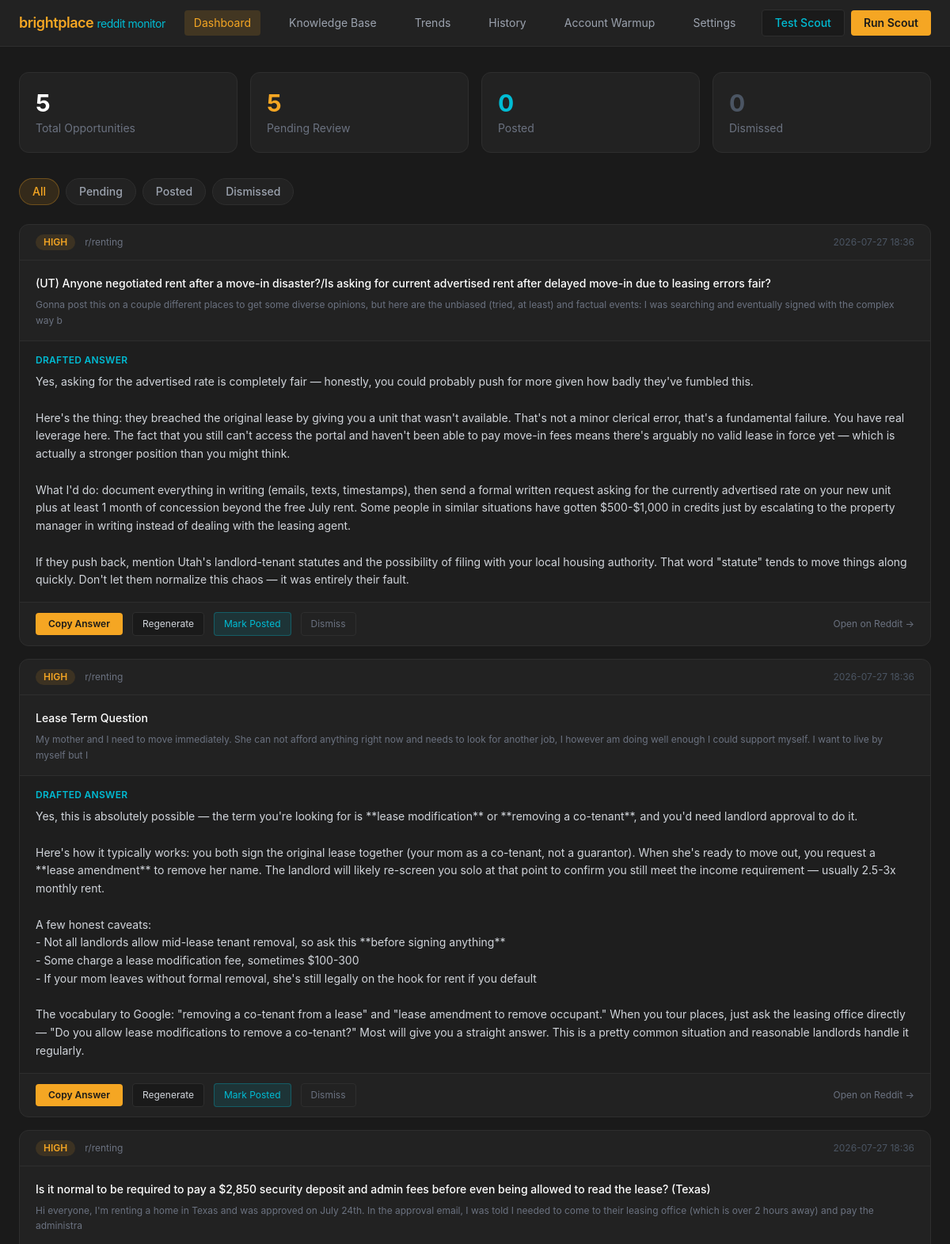
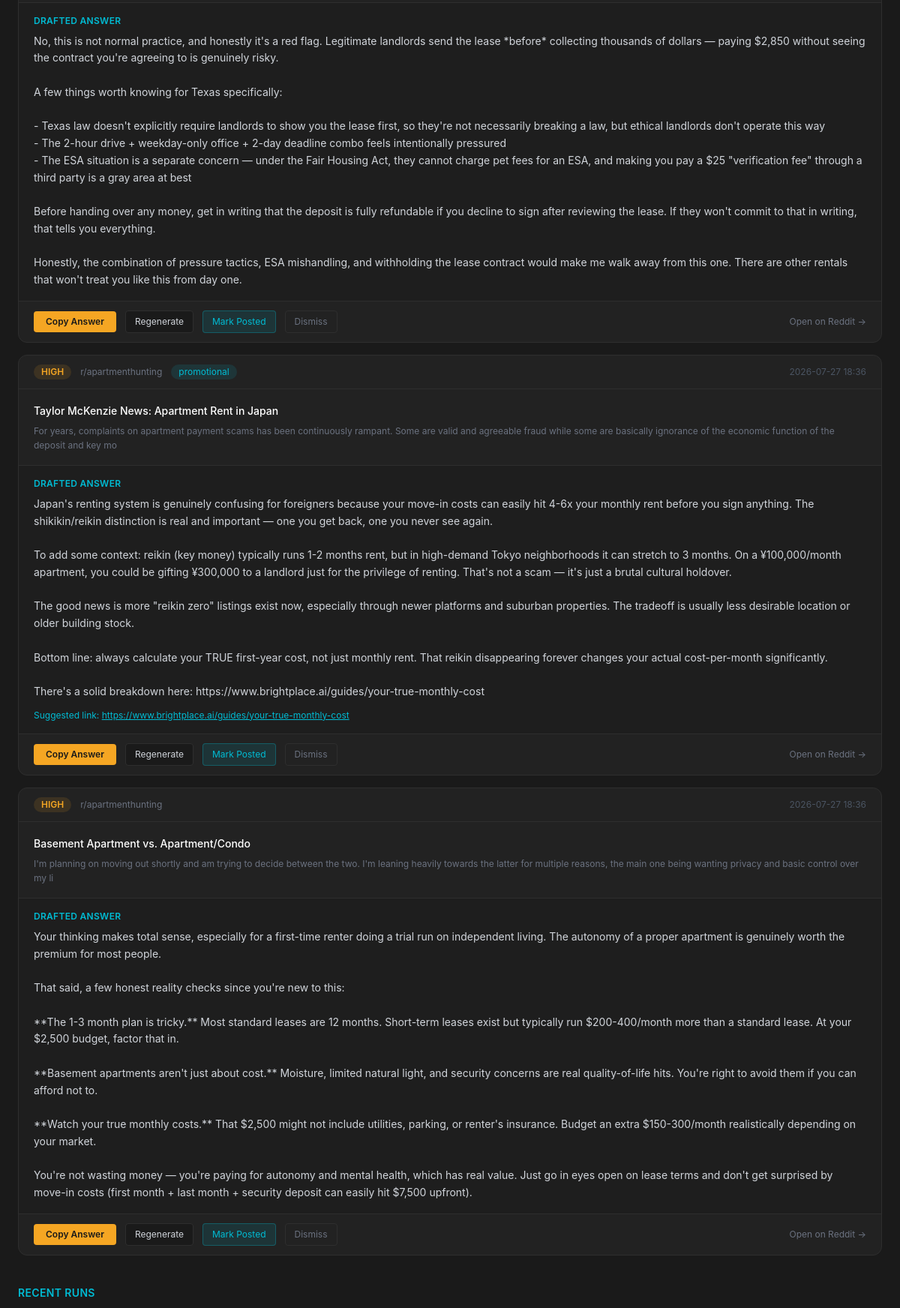
The page / (upper part) on the database its author committed (2 pictures, top to bottom).
### tables this page shows
CREATE TABLE opportunities (
            id INTEGER PRIMARY KEY AUTOINCREMENT,
            run_id INTEGER,
            subreddit TEXT NOT NULL,
            post_title TEXT NOT NULL,
            post_body TEXT DEFAULT '',
            post_url TEXT UNIQUE NOT NULL,
            post_author TEXT DEFAULT '',
            relevance TEXT DEFAULT 'MEDIUM',
            link_opportunity TEXT DEFAULT 'NONE',
            suggested_link TEXT DEFAULT '',
            drafted_answer TEXT DEFAULT '',
            is_promotional INTEGER DEFAULT 0,
            status TEXT DEFAULT 'pending',
            created_at TEXT DEFAULT CURRENT_TIMESTAMP,
            FOREIGN KEY (run_id) REFERENCES scout_runs(id)
        );

### app.py (the view)
@app.get("/", response_class=HTMLResponse)
async def dashboard(request: Request, status: str = None):
    opps = get_opportunities(status=status, limit=50)
    runs = get_runs(limit=5)
    stats = {
        "total": len(get_opportunities(limit=1000)),
        "pending": len(get_opportunities(status="pending", limit=1000)),
        "posted": len(get_opportunities(status="posted", limit=1000)),
        "dismissed": len(get_opportunities(status="dismissed", limit=1000)),
    }
    return templates.TemplateResponse(request, "dashboard.html", {
        "opportunities": opps,
        "runs": runs,
        "stats": stats,
        "filter_status": status,
        "page": "dashboard",
    })

### templates/dashboard.html (shortened to what this page needs)
{% extends "base.html" %}
{% block content %}
<div class="grid grid-cols-4 gap-4 mb-8">
    <div class="bg-bp-dark-card rounded-xl p-5 border border-bp-dark-border">
        <div class="text-3xl font-bold text-white">{{ stats.total }}</div>
        <div class="text-sm text-gray-500 mt-1">Total Opportunities</div>
    </div>
    <div class="bg-bp-dark-card rounded-xl p-5 border border-bp-dark-border">
        <div class="text-3xl font-bold text-bp-orange">{{ stats.pending }}</div>
        <div class="text-sm text-gray-500 mt-1">Pending Review</div>
    </div>
    <div class="bg-bp-dark-card rounded-xl p-5 border border-bp-dark-border">
        <div class="text-3xl font-bold text-bp-teal">{{ stats.posted }}</div>
        <div class="text-sm text-gray-500 mt-1">Posted</div>
    </div>
    <div class="bg-bp-dark-card rounded-xl p-5 border border-bp-dark-border">
        <div class="text-3xl font-bold text-gray-600">{{ stats.dismissed }}</div>
        <div class="text-sm text-gray-500 mt-1">Dismissed</div>
    </div>
</div>
<div class="flex gap-2 mb-6">
    <a href="/" class="px-4 py-1.5 rounded-full text-sm font-medium transition-colors {% if not filter_status %}bg-bp-orange-light text-bp-orange border border-bp-orange/30{% else %}bg-bp-dark-card text-gray-400 border border-bp-dark-border hover:text-white{% endif %}">All</a>
    <a href="/?status=pending" class="px-4 py-1.5 rounded-full text-sm font-medium transition-colors {% if filter_status == 'pending' %}bg-bp-orange-light text-bp-orange border border-bp-orange/30{% else %}bg-bp-dark-card text-gray-400 border border-bp-dark-border hover:text-white{% endif %}">Pending</a>
    <a href="/?status=posted" class="px-4 py-1.5 rounded-full text-sm font-medium transition-colors {% if filter_status == 'posted' %}bg-bp-teal-light text-bp-teal border border-bp-teal/30{% else %}bg-bp-dark-card text-gray-400 border border-bp-dark-border hover:text-white{% endif %}">Posted</a>
    <a href="/?status=dismissed" class="px-4 py-1.5 rounded-full text-sm font-medium transition-colors {% if filter_status == 'dismissed' %}bg-bp-dark-card text-gray-400 border border-gray-600{% else %}bg-bp-dark-card text-gray-400 border border-bp-dark-border hover:text-white{% endif %}">Dismissed</a>
</div>
{% if opportunities %}
{% for opp in opportunities %}
<div class="bg-bp-dark-card rounded-xl border border-bp-dark-border mb-4 overflow-hidden hover:border-bp-dark-hover transition-colors">
    <div class="px-5 py-3 border-b border-bp-dark-border flex items-center justify-between">
        <div class="flex items-center gap-3">
            <span class="text-xs font-semibold px-2.5 py-0.5 rounded-full
                {% if opp.relevance == 'HIGH' %}bg-bp-orange-light text-bp-orange
                {% elif opp.relevance == 'MEDIUM' %}bg-bp-teal-light text-bp-teal
                {% else %}bg-bp-dark text-gray-400{% endif %}">
                {{ opp.relevance }}
            </span>
            <span class="text-xs text-gray-500">r/{{ opp.subreddit }}</span>
            {% if opp.is_promotional %}
            <span class="text-xs px-2.5 py-0.5 rounded-full bg-bp-teal-light text-bp-teal">promotional</span>
            {% endif %}
        </div>
        <span class="text-xs text-gray-600">{{ opp.created_at[:16] }}</span>
    </div>
    <div class="px-5 py-4">
        <a href="{{ opp.post_url }}" target="_blank" class="text-white font-medium hover:text-bp-orange text-sm transition-colors">
            {{ opp.post_title }}
        </a>
        {% if opp.post_body %}
        <p class="text-gray-500 text-xs mt-1.5 line-clamp-2 leading-relaxed">{{ opp.post_body[:200] }}</p>
        {% endif %}
    </div>
    <div class="px-5 py-4 bg-bp-dark/50 border-t border-bp-dark-border">
        <div class="text-xs text-bp-teal mb-2 font-semibold tracking-wide">DRAFTED ANSWER</div>
        <div class="text-sm text-gray-300 whitespace-pre-wrap leading-relaxed" id="answer-{{ opp.id }}">{{ opp.drafted_answer }}</div>
        {% if opp.suggested_link %}
        <div class="mt-3 text-xs text-bp-teal">
            Suggested link: <a href="{{ opp.suggested_link }}" target="_blank" class="underline hover:text-bp-orange transition-colors">{{ opp.suggested_link }}</a>
        </div>
        {% endif %}
    </div>
    <div class="px-5 py-3 border-t border-bp-dark-border flex items-center gap-3">
        <button onclick="copyAnswer({{ opp.id }})" class="bg-bp-orange hover:bg-bp-orange-hover text-bp-dark text-xs px-4 py-1.5 rounded font-semibold transition-colors">
            Copy Answer
        </button>
        <form action="/opportunity/{{ opp.id }}/regenerate" method="post" class="inline">
            <button type="submit" class="bg-bp-dark border border-bp-dark-border hover:border-bp-teal text-gray-300 text-xs px-3 py-1.5 rounded transition-colors">
                Regenerate
            </button>
        </form>
        {% if opp.status == 'pending' %}
        <form action="/opportunity/{{ opp.id }}/status" method="post" class="inline">
            <button type="submit" class="bg-bp-teal-light border border-bp-teal/30 hover:bg-bp-teal hover:text-white text-bp-teal text-xs px-3 py-1.5 rounded transition-colors">
                Mark Posted
            </button>
        </form>
        <form action="/opportunity/{{ opp.id }}/status" method="post" class="inline">
            <button type="submit" class="text-gray-500 hover:text-gray-300 text-xs px-3 py-1.5 rounded border border-bp-dark-border transition-colors">
                Dismiss
            </button>
        </form>
        {% endif %}
        <a href="{{ opp.post_url }}" target="_blank" class="text-xs text-gray-500 hover:text-bp-orange ml-auto transition-colors">
            Open on Reddit &rarr;
        </a>
    </div>
</div>
{% endfor %}
{% else %}
<div class="bg-bp-dark-card rounded-xl border border-bp-dark-border p-16 text-center">
    <div class="text-gray-500 text-lg mb-2">No opportunities yet</div>
    <div class="text-gray-600 text-sm">Click "Run Scout" to scan Reddit for relevant posts</div>
</div>
{% endif %}
{% if runs %}
<div class="mt-10">
    <h2 class="text-sm font-semibold text-bp-teal mb-3 tracking-wide">RECENT RUNS</h2>
</div>
{% endif %}
{% endblock %}

### templates/base.html (style rules this page uses)
body { font-family: -apple-system, BlinkMacSystemFont, 'SF Pro Display', 'Segoe UI', sans-serif; }

### rows shown on the page
opportunities: relevance "HIGH", subreddit "renting", created_at "2026-07-27 18:36", post_title "(UT) Anyone negotiated rent after a move-in disaster?/Is asking for current advertised rent after delayed move-in due to leasing errors fair?", post_body "Gonna post this on a couple different places to get some diverse opinions, but here are the unbiased (tried, at least) and factual events: I was searching and eventually signed with the complex way b", drafted_answer "Yes, asking for the advertised rate is completely fair — honestly, you could probably push for more given how badly they've fumbled this. Here's the thing: they breached the original lease by giving you a unit that wasn't available. That's not a minor clerical error, that's a fundamental failure. You have real leverage here. The fact that you still can't access the portal and haven't been able to pay move-in fees means there's arguably no valid lease in force yet — which is actually a stronger position than you might think. What I'd do: document everything in writing (emails, texts, timestamps), then send a formal written request asking for the currently advertised rate on your new unit…"
opportunities: relevance "HIGH", subreddit "renting", created_at "2026-07-27 18:36", post_title "Lease Term Question", post_body "My mother and I need to move immediately. She can not afford anything right now and needs to look for another job, I however am doing well enough I could support myself. I want to live by myself but I", drafted_answer "Yes, this is absolutely possible — the term you're looking for is **lease modification** or **removing a co-tenant**, and you'd need landlord approval to do it. Here's how it typically works: you both sign the original lease together (your mom as a co-tenant, not a guarantor). When she's ready to move out, you request a **lease amendment** to remove her name. The landlord will likely re-screen you solo at that point to confirm you still meet the income requirement — usually 2.5-3x monthly rent. A few honest caveats: - Not all landlords allow mid-lease tenant removal, so ask this **before signing anything** - Some charge a lease modification fee, sometimes $100-300 - If your mom leaves…"
opportunities: relevance "HIGH", subreddit "renting", created_at "2026-07-27 18:36", post_title "Is it normal to be required to pay a $2,850 security deposit and admin fees before even being allowed to read the lease? (Texas)", post_body "Hi everyone, I'm renting a home in Texas and was approved on July 24th. In the approval email, I was told I needed to come to their leasing office (which is over 2 hours away) and pay the administra", drafted_answer "No, this is not normal practice, and honestly it's a red flag. Legitimate landlords send the lease *before* collecting thousands of dollars — paying $2,850 without seeing the contract you're agreeing to is genuinely risky. A few things worth knowing for Texas specifically: - Texas law doesn't explicitly require landlords to show you the lease first, so they're not necessarily breaking a law, but ethical landlords don't operate this way - The 2-hour drive + weekday-only office + 2-day deadline combo feels intentionally pressured - The ESA situation is a separate concern — under the Fair Housing Act, they cannot charge pet fees for an ESA, and making you pay a $25 \"verification fee\" through a…"
opportunities: relevance "HIGH", subreddit "apartmenthunting", is_promotional "promotional", created_at "2026-07-27 18:36", post_title "Taylor McKenzie News: Apartment Rent in Japan", post_body "For years, complaints on apartment payment scams has been continuously rampant. Some are valid and agreeable fraud while some are basically ignorance of the economic function of the deposit and key mo", drafted_answer "Japan's renting system is genuinely confusing for foreigners because your move-in costs can easily hit 4-6x your monthly rent before you sign anything. The shikikin/reikin distinction is real and important — one you get back, one you never see again. To add some context: reikin (key money) typically runs 1-2 months rent, but in high-demand Tokyo neighborhoods it can stretch to 3 months. On a ¥100,000/month apartment, you could be gifting ¥300,000 to a landlord just for the privilege of renting. That's not a scam — it's just a brutal cultural holdover. The good news is more \"reikin zero\" listings exist now, especially through newer platforms and suburban properties. The tradeoff is usually…", suggested_link "https://www.brightplace.ai/guides/your-true-monthly-cost"
opportunities: relevance "HIGH", subreddit "apartmenthunting", created_at "2026-07-27 18:36", post_title "Basement Apartment vs. Apartment/Condo", post_body "I'm planning on moving out shortly and am trying to decide between the two. I'm leaning heavily towards the latter for multiple reasons, the main one being wanting privacy and basic control over my li", drafted_answer "Your thinking makes total sense, especially for a first-time renter doing a trial run on independent living. The autonomy of a proper apartment is genuinely worth the premium for most people. That said, a few honest reality checks since you're new to this: **The 1-3 month plan is tricky.** Most standard leases are 12 months. Short-term leases exist but typically run $200-400/month more than a standard lease. At your $2,500 budget, factor that in. **Basement apartments aren't just about cost.** Moisture, limited natural light, and security concerns are real quality-of-life hits. You're right to avoid them if you can afford not to. **Watch your true monthly costs.** That $2,500 might not…"

### other values the page prints
{{ stats.total }} "5"
{{ stats.pending }} "5"
{{ stats.posted }} "0"
{{ stats.dismissed }} "0"
